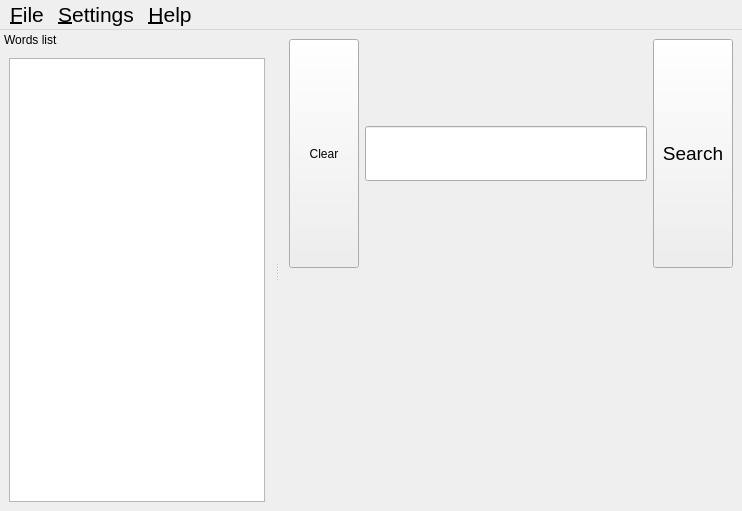
<?xml version="1.0" encoding="UTF-8"?>
<ui version="4.0">
 <class>QStarDict::MainWindow</class>
 <widget class="QMainWindow" name="QStarDict::MainWindow">
  <property name="geometry">
   <rect>
    <x>0</x>
    <y>0</y>
    <width>742</width>
    <height>511</height>
   </rect>
  </property>
  <property name="windowTitle">
   <string>QStarDict</string>
  </property>
  <property name="windowIcon">
   <iconset resource="pixmaps/pixmaps.qrc">
    <normaloff>:/icons/qstardict.png</normaloff>:/icons/qstardict.png</iconset>
  </property>
  <widget class="QWidget" name="centralwidget">
   <layout class="QGridLayout">
    <property name="margin">
     <number>9</number>
    </property>
    <property name="spacing">
     <number>6</number>
    </property>
    <item row="0" column="0">
     <layout class="QHBoxLayout">
      <property name="spacing">
       <number>6</number>
      </property>
      <property name="margin">
       <number>0</number>
      </property>
      <item>
       <widget class="QToolButton" name="searchClearButton">
        <property name="sizePolicy">
         <sizepolicy hsizetype="Preferred" vsizetype="Preferred">
          <horstretch>0</horstretch>
          <verstretch>0</verstretch>
         </sizepolicy>
        </property>
        <property name="minimumSize">
         <size>
          <width>70</width>
          <height>60</height>
         </size>
        </property>
        <property name="toolTip">
         <string>Clear the search box</string>
        </property>
        <property name="text">
         <string>Clear</string>
        </property>
        <property name="icon">
         <iconset resource="pixmaps/pixmaps.qrc">
          <normaloff>:/icons/clear-right.png</normaloff>:/icons/clear-right.png</iconset>
        </property>
        <property name="iconSize">
         <size>
          <width>70</width>
          <height>60</height>
         </size>
        </property>
        <property name="toolButtonStyle">
         <enum>Qt::ToolButtonIconOnly</enum>
        </property>
       </widget>
      </item>
      <item>
       <widget class="QLineEdit" name="searchBox">
        <property name="minimumSize">
         <size>
          <width>0</width>
          <height>55</height>
         </size>
        </property>
        <property name="font">
         <font>
          <pointsize>14</pointsize>
         </font>
        </property>
       </widget>
      </item>
      <item>
       <widget class="QToolButton" name="queryButton">
        <property name="sizePolicy">
         <sizepolicy hsizetype="Preferred" vsizetype="Preferred">
          <horstretch>0</horstretch>
          <verstretch>0</verstretch>
         </sizepolicy>
        </property>
        <property name="minimumSize">
         <size>
          <width>80</width>
          <height>60</height>
         </size>
        </property>
        <property name="font">
         <font>
          <pointsize>14</pointsize>
         </font>
        </property>
        <property name="toolTip">
         <string>Fuzzy query</string>
        </property>
        <property name="text">
         <string>Search</string>
        </property>
        <property name="icon">
         <iconset resource="pixmaps/pixmaps.qrc">
          <normaloff>:/icons/search-filter.png</normaloff>:/icons/search-filter.png</iconset>
        </property>
        <property name="iconSize">
         <size>
          <width>80</width>
          <height>60</height>
         </size>
        </property>
        <property name="toolButtonStyle">
         <enum>Qt::ToolButtonTextBesideIcon</enum>
        </property>
       </widget>
      </item>
     </layout>
    </item>
    <item row="1" column="0">
     <widget class="DictWidget" name="translationView" native="true"/>
    </item>
   </layout>
  </widget>
  <widget class="QMenuBar" name="menubar">
   <property name="geometry">
    <rect>
     <x>0</x>
     <y>0</y>
     <width>742</width>
     <height>36</height>
    </rect>
   </property>
   <property name="font">
    <font>
     <pointsize>16</pointsize>
    </font>
   </property>
   <widget class="QMenu" name="menu_File">
    <property name="title">
     <string>&amp;File</string>
    </property>
    <addaction name="actionQuit"/>
   </widget>
   <widget class="QMenu" name="menuHelp">
    <property name="title">
     <string>&amp;Help</string>
    </property>
    <addaction name="actionHelp"/>
    <addaction name="actionAbout"/>
    <addaction name="actionAboutQt"/>
   </widget>
   <widget class="QMenu" name="menu_Options">
    <property name="title">
     <string>&amp;Settings</string>
    </property>
    <addaction name="actionScan"/>
    <addaction name="actionSettings"/>
   </widget>
   <addaction name="menu_File"/>
   <addaction name="menu_Options"/>
   <addaction name="menuHelp"/>
  </widget>
  <widget class="QDockWidget" name="wordsListDock">
   <property name="features">
    <set>QDockWidget::NoDockWidgetFeatures</set>
   </property>
   <property name="allowedAreas">
    <set>Qt::NoDockWidgetArea</set>
   </property>
   <property name="windowTitle">
    <string>Words list</string>
   </property>
   <attribute name="dockWidgetArea">
    <number>1</number>
   </attribute>
   <widget class="QWidget" name="dockWidgetContents">
    <layout class="QGridLayout">
     <property name="margin">
      <number>9</number>
     </property>
     <property name="spacing">
      <number>6</number>
     </property>
     <item row="0" column="0">
      <widget class="QListWidget" name="wordsList">
       <property name="font">
        <font>
         <pointsize>12</pointsize>
        </font>
       </property>
      </widget>
     </item>
    </layout>
   </widget>
  </widget>
  <action name="actionQuit">
   <property name="icon">
    <iconset resource="pixmaps/pixmaps.qrc">
     <normaloff>:/icons/application-exit.png</normaloff>:/icons/application-exit.png</iconset>
   </property>
   <property name="text">
    <string>&amp;Quit</string>
   </property>
   <property name="font">
    <font>
     <pointsize>16</pointsize>
    </font>
   </property>
   <property name="shortcut">
    <string>Ctrl+Q</string>
   </property>
  </action>
  <action name="actionAbout">
   <property name="text">
    <string>About</string>
   </property>
   <property name="font">
    <font>
     <pointsize>16</pointsize>
    </font>
   </property>
  </action>
  <action name="actionAboutQt">
   <property name="text">
    <string>About &amp;Qt</string>
   </property>
   <property name="font">
    <font>
     <pointsize>16</pointsize>
    </font>
   </property>
  </action>
  <action name="actionSettings">
   <property name="icon">
    <iconset resource="pixmaps/pixmaps.qrc">
     <normaloff>:/icons/configure.png</normaloff>:/icons/configure.png</iconset>
   </property>
   <property name="text">
    <string>&amp;Configure</string>
   </property>
   <property name="font">
    <font>
     <pointsize>16</pointsize>
    </font>
   </property>
  </action>
  <action name="actionScan">
   <property name="checkable">
    <bool>true</bool>
   </property>
   <property name="text">
    <string>&amp;Scan</string>
   </property>
   <property name="font">
    <font>
     <pointsize>16</pointsize>
    </font>
   </property>
  </action>
  <action name="actionHelp">
   <property name="icon">
    <iconset resource="pixmaps/pixmaps.qrc">
     <normaloff>:/icons/help-contents.png</normaloff>:/icons/help-contents.png</iconset>
   </property>
   <property name="text">
    <string>Help</string>
   </property>
   <property name="font">
    <font>
     <pointsize>16</pointsize>
    </font>
   </property>
   <property name="shortcut">
    <string>F1</string>
   </property>
  </action>
 </widget>
 <customwidgets>
  <customwidget>
   <class>DictWidget</class>
   <extends>QWidget</extends>
   <header>dictwidget.h</header>
  </customwidget>
 </customwidgets>
 <tabstops>
  <tabstop>searchBox</tabstop>
  <tabstop>queryButton</tabstop>
  <tabstop>wordsList</tabstop>
  <tabstop>searchClearButton</tabstop>
 </tabstops>
 <resources>
  <include location="pixmaps/pixmaps.qrc"/>
 </resources>
 <connections>
  <connection>
   <sender>searchClearButton</sender>
   <signal>clicked()</signal>
   <receiver>searchBox</receiver>
   <slot>clear()</slot>
   <hints>
    <hint type="sourcelabel">
     <x>315</x>
     <y>59</y>
    </hint>
    <hint type="destinationlabel">
     <x>647</x>
     <y>61</y>
    </hint>
   </hints>
  </connection>
  <connection>
   <sender>searchClearButton</sender>
   <signal>clicked()</signal>
   <receiver>searchBox</receiver>
   <slot>setFocus()</slot>
   <hints>
    <hint type="sourcelabel">
     <x>315</x>
     <y>59</y>
    </hint>
    <hint type="destinationlabel">
     <x>647</x>
     <y>61</y>
    </hint>
   </hints>
  </connection>
  <connection>
   <sender>searchBox</sender>
   <signal>returnPressed()</signal>
   <receiver>queryButton</receiver>
   <slot>click()</slot>
   <hints>
    <hint type="sourcelabel">
     <x>438</x>
     <y>50</y>
    </hint>
    <hint type="destinationlabel">
     <x>661</x>
     <y>51</y>
    </hint>
   </hints>
  </connection>
 </connections>
</ui>
